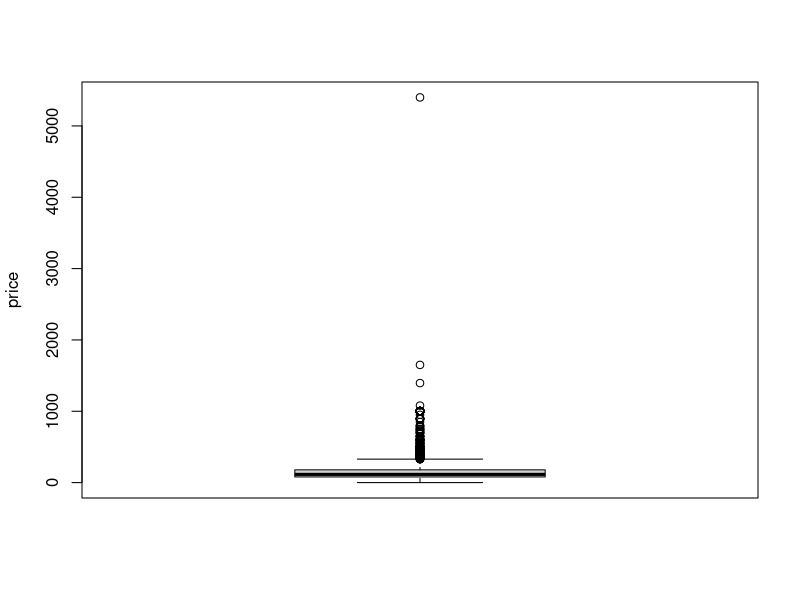

This chart was generated by the following R code: (Note: this script raises an error after producing the figure.)
## ---- chunk 1
price <- read.csv("price.csv")
## ---- chunk 2
# this is a n>p question.
dim(price)
## ---- chunk 3
head(price)
## ---- chunk 4
colnames(price)[]
## ---- chunk 5
boxplot(price$price, ylab="price")
## ---- chunk 6
price <- read.csv("price.csv")
price <- price[price$price!=0,]
price <- price[price$price!=max(price$price),]
price <- price[price$id != 935671,]
#remove four rows

price <- mutate(price, 
            #host_is_superhost = ifelse(`host_is_superhost` == "f", 0, 1),
            #host_identity_verified = ifelse(`host_identity_verified` == "f",0, 1),
            In_Downtown = as.factor(ifelse(`neighbourhood_group_cleansed` =="Downtown", "t", "f")),
            In_Delridge = as.factor(ifelse(`neighbourhood_group_cleansed`=="Delridge", "t", "f")),
            In_Lake_City = as.factor(ifelse(`neighbourhood_group_cleansed`=="Lake City", "t","f")))




num_amenities <- numeric(0)
for (i in 1:range(nrow(price))){
   num_amenities[i]<-length(strsplit(as.character(price$amenities[i]), ",")[[1]])
}
price$num_amenities <- num_amenities


## ---- chunk 7
library(dplyr)
#change property type
ggplot(data = price, aes(x = factor(property_type), y = price)) + geom_boxplot() + labs(x = "property_type", y="price") + ylim(0, 600)+
  theme(axis.text.x = element_text(angle = 45, hjust = 1))
prop_type <- c("Apartment", "Condominium", "Guesthouse", "House", "Townhouse", "Serviced apartment", "Guest suite")
levels(price$property_type)[!(levels(price$property_type) %in% prop_type)] <- rep("Other", times=20)
ggplot(data = price, aes(x = factor(property_type), y = price)) + geom_boxplot() + labs(x = "property_type", y="price") + ylim(0, 600)+
  theme(axis.text.x = element_text(angle = 45, hjust = 1))
## ---- chunk 8
library(geosphere)
add_pop <- function(yourData){
  Museum_of_Pop_Culture <- c(-122.3481, 47.6215) #long, lati
  Pike_Place_Market <- c(-122.3422, 47.6097)
  Olympic_Sculpture_Park <- c(-122.3553, 47.6166)
  Seattle_Great_Wheel <- c(-122.3425, 47.6062)
  Seattle_Art_Museum <- c(-122.3381, 47.6073)
  Kerry_Park <-c(-122.3599, 47.6295)
  meter_to_mile = 0.000621371
  total_nearby_landmarks <- (ifelse(distm(Museum_of_Pop_Culture, yourData, fun = distHaversine)*meter_to_mile <1, 1, 0) + ifelse(distm(Pike_Place_Market, yourData, fun = distHaversine)*meter_to_mile <1, 1, 0)
  + ifelse(distm(Olympic_Sculpture_Park, yourData, fun = distHaversine)*meter_to_mile <1, 1, 0)
  + ifelse(distm(Seattle_Great_Wheel, yourData, fun = distHaversine)*meter_to_mile <1, 1, 0)
  + ifelse(distm(Seattle_Art_Museum, yourData, fun = distHaversine)*meter_to_mile <1, 1, 0)
  + ifelse(distm(Kerry_Park, yourData, fun = distHaversine)*meter_to_mile <1, 1, 0))
  return(total_nearby_landmarks)
}


yourData_price <-cbind(price$longitude, price$latitude)
total_nearby_landmarks_price<- add_pop(yourData_price)
price$total_nearby_landmarks <- total_nearby_landmarks_price[1,]
#change couch in bed_type to real_bed
levels(price$bed_type)[(levels(price$bed_type) == "Couch")] <- "Real Bed"
## ---- chunk 9

n_val <- floor(0.2*nrow(price))
n_train <- nrow(price) - n_val
idx <- sample(1:nrow(price), n_train, replace=FALSE)
price_train <- price[idx,]
price_val <- price[-idx,]
## ---- chunk 10
ggplot(data = price_train, aes(x = factor(cancellation_policy), y = price)) + geom_boxplot() + labs(x = "cancellation_policy", y="price") + 
  theme(axis.text.x = element_text(angle = 45, hjust = 1))
ggsave("./plots/cancle_poli.png", device = "png", width =5, height=3)
## ---- chunk 11
library(gridExtra)

 ggplot(data = price_train, aes(x = factor(room_type), y = price)) + geom_boxplot() + labs(x = "room_type", y="price") + ylim(0, 500)+
  theme(axis.text.x = element_text(angle = 45, hjust = 1))
ggplot(data = price_train, aes(x = factor(bed_type), y = price)) + geom_boxplot() + labs(x = "bed_type", y="price") + ylim(0, 500)+
  theme(axis.text.x = element_text(angle = 45, hjust = 1))

ggplot(data = price_train, aes(x = factor(bed_type), y = price)) + geom_boxplot() + labs(x = "bed_type", y="price") + ylim(0, 500)+
  theme(axis.text.x = element_text(angle = 45, hjust = 1))
ggplot(data = price_train, aes(x = factor(instant_bookable), y = price)) + geom_boxplot() + labs(x = "instant_bookable", y="price") + ylim(0, 500)+
  theme(axis.text.x = element_text(angle = 45, hjust = 1))
ggplot(data = price_train, aes(x = factor(cancellation_policy), y = price)) + geom_boxplot() + labs(x = "cancellation_policy", y="price") +
  theme(axis.text.x = element_text(angle = 45, hjust = 1))


## ---- chunk 12
colnames(price_val)
## ---- chunk 13

price_train <- price_train[,-c(9,12,13,19,22)]
write.csv(price_train, "price_train.csv", row.names = FALSE)
price_val <- price_val[,-c(9,12,13,19,22)]
write.csv(price_val, "price_val.csv", row.names = FALSE)
## ---- chunk 14
test <- read.csv("price_test_cleaned.csv")
dim(test)
dim(sparse.model.matrix(~., test))
## ---- chunk 15
ggplot(data = price_train, aes(x = factor(total_nearby_landmarks), y = price)) + geom_boxplot() + labs(x = "total_nearby_landmarks", y="price") + ylim(0, 500)+
  theme(axis.text.x = element_text(angle = 45, hjust = 1))
## ---- chunk 16
# base line lm
base_model <- lm(price ~ . , data= price_train[, -c(1,2)])
mean((base_model$fit - price_train$price)^2)
mean((predict(base_model,price_val[, -c(1,2)]) - price_val$price)^2)
## ---- chunk 17
#train & val
x_train <- model.matrix(~.,price_train[, -c(1,2, 21)])
MSE_val <- numeric(0)
MSE_train <- numeric(0)
lambda_min <- numeric(0)
x_val <- model.matrix(~.,price_val[, -c(1,2,21)])
for (i in 1:11){
  model1 <- cv.glmnet(y=price_train$price, x=x_train, alpha = seq(0,1,by = 0.1)[i],family="gaussian")
  lambda_min[i] <- model1$lambda.min
  MSE_train[i] = mean((predict(model1, s = model1$lambda.min, newx=x_train)-price_train$price)^2)
  MSE_val[i] = mean((predict(model1, s = model1$lambda.min, newx=x_val) - price_val$price)^2) 
}


## ---- chunk 18

plot(seq(0,1,by = 0.1), MSE_train, ylim=c(min(MSE_train), max(MSE_val)), type = "o")
lines(seq(0,1,by = 0.1), MSE_val, type = "o")
